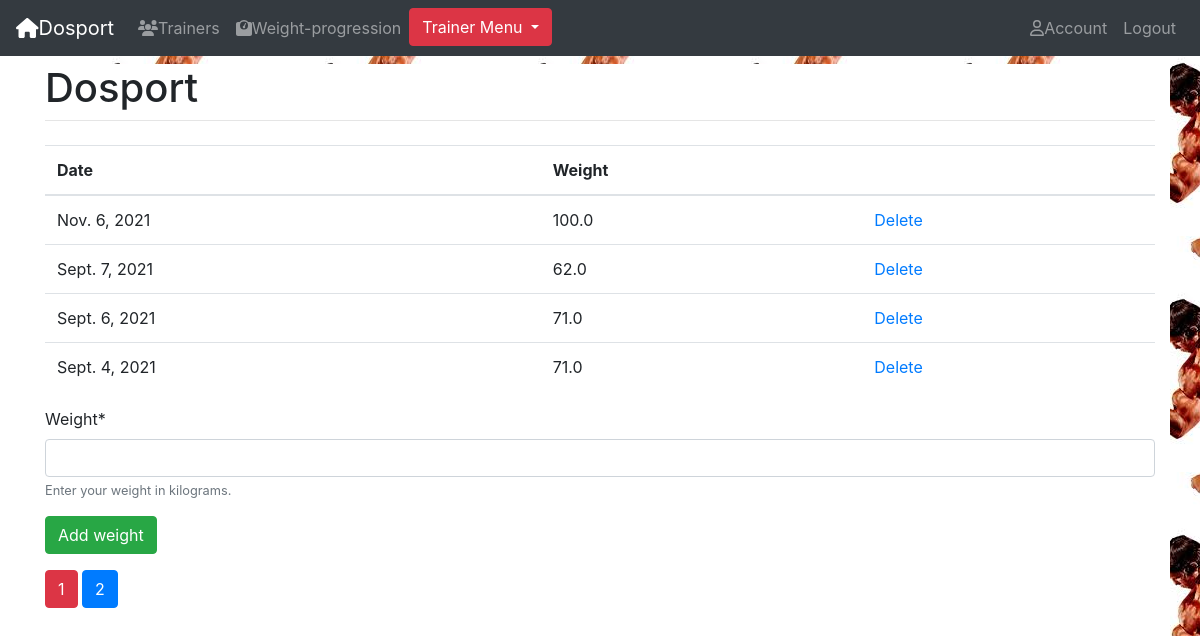
Page /weight-progression/ (signed in) on the committed database.
### fitness/models.py (models this page shows, shortened)
class WeightAtDate(mo.Model):
    weight = mo.FloatField(validators = [MinValueValidator(30), MaxValueValidator(350)]) #In kg
    date = mo.DateField(default=today)
    user = mo.ForeignKey(Account, on_delete=mo.CASCADE)
    class Meta:
        ordering = ['user' ,'-date']

### fitness/views.py (the view, shortened to what this page needs)
# urls.py: path('weight-progression/', v.weight_progression, name='weight-progression'),
def weight_progression(request):
    user = request.user
    if not user.is_authenticated:
        return redirect('login')
    weights = user.weightatdate_set.all()
    form = AddWeight()
    return render(request, 'fitness/weight_progression.html', {'weights':paginate(request,weights,4), 'form':form})

### fitness/forms.py
class AddWeight(forms.Form):
    weight = forms.FloatField(validators = [MinValueValidator(30), MaxValueValidator(350)], help_text='Enter your weight in kilograms.')

### account/models.py (called while the page is built)
    def get_request_number(self):
        return self.trainer_request.count()

### fitness/views.py (called while the page is built)
def paginate(request, list_object, number):
    paginator = Paginator(list_object, number)
    page_number = request.GET.get('page')
    page_obj = paginator.get_page(page_number)
    return page_obj

### fitness/templates/fitness/weight_progression.html (shortened to what this page needs)
{% extends "base.html" %}
{% load crispy_forms_tags %}
{% block content %}
{% if weights %}
    <table class="table table-hover">
        <thead>
            <tr>
                <th>Date</th>
                <th>Weight</th>
                <th></th>
            </tr>
        </thead>
        <tbody>
            {% for weight in weights %}
                <tr>
                    <td>{{ weight.date }}</td>
                    <td>{{ weight.weight }}</td>
                    <td><a class="danger" href="{% url 'delete-weight' weight.pk %}">Delete</a></td>
                </tr>
            {% endfor %}
        </tbody>
    </table>
{% endif %}
<form method="POST" class="form-group">
	{{ form|crispy }}
	<button type="submit" class="btn btn-success">Add weight</button>
</form>
<div class="pagination">
    <span class="step-links">
        <span class="current">
            <a class="btn btn-danger " href="?page={{ weights.number  }}">{{ weights.number }}</a>
        </span>
        {% if weights.has_next %}
            <a class="btn btn-primary " href="?page={{ weights.next_page_number }}">{{ weights.next_page_number }}</a>
        {% endif %}
    </span>
</div>
{% endblock %}

### rows in the picture
WeightAtDate: date "Nov. 6, 2021", weight "100.0"
WeightAtDate: date "Sept. 7, 2021", weight "62.0"
WeightAtDate: date "Sept. 6, 2021", weight "71.0"
WeightAtDate: date "Sept. 4, 2021", weight "71.0"

### other values in the picture
{{ weights.number }} "1"
{{ weights.next_page_number }} "2"
